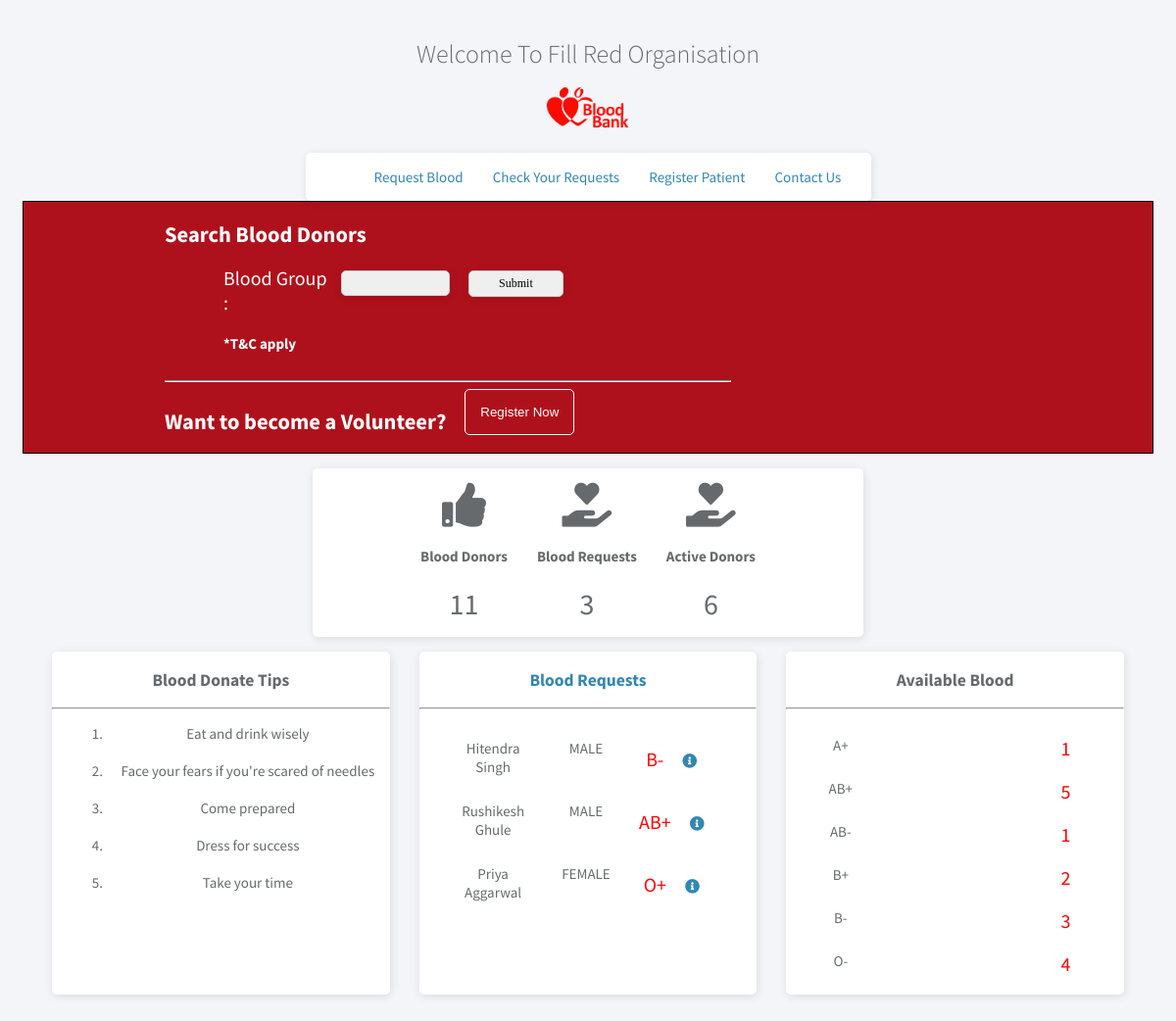
The page / on the database its author committed.
### tables this page shows
CREATE TABLE `request` (
  `rid` varchar(10) NOT NULL,
  `pId` varchar(10) DEFAULT NULL,
  `date` date NOT NULL,
  `units` int(2) NOT NULL,
  `unitsRecieved` int(2) NOT NULL DEFAULT '0'
);

CREATE TABLE `patient` (
  `pid` varchar(10) NOT NULL,
  `pFName` varchar(20) NOT NULL,
  `pLName` varchar(20) NOT NULL,
  `pSex` varchar(6) NOT NULL,
  `pAge` int(3) NOT NULL,
  `pAdress` varchar(100) DEFAULT NULL,
  `pPhoneNo` int(10) DEFAULT NULL,
  `pBloodGroup` varchar(3) DEFAULT NULL,
  `p_pincode` int(6) NOT NULL,
  `p_city` varchar(20) DEFAULT NULL
);

### index.php (the view, shortened to what this page needs)
<?php
	include "./DB/DbConnection.php";
?>
<!doctype html>
<html lang="en">
<head>
	<link rel="stylesheet" href="./css/index.css">
	<link rel="stylesheet" href="https://use.fontawesome.com/releases/v5.5.0/css/all.css">
</head>
<body>
	<div class="container">
		<div class="row text-center">
			<h1 class="heading">Welcome To Fill Red Organisation</h1>
		</div>
		<div class="row text-center">
			<center><img class="head-img" src="blood-bank.png"></center>
		</div>
		<div class="row">
			<div class="card">
				<div class="card-header">
					<ul>
						<li>
							<a href="placeRequest.html">Request Blood</a>
						</li>
						<li>
							<a href="checkRequests.php">Check Your Requests</a>
						</li>
						<li>
							<a href="insertPatient.html">Register Patient</a>
						</li>
						<li>
							<a>Contact Us</a>
						</li>
					</ul>
				</div>
			</div>
		</div>
		<div class="row red border">
			<div class="content">
				<h2>Search Blood Donors</h2>
				<div class="main-form">
					<form action="search.php" method="POST"><div class="col"><span class="float-right" style="font-size: 20px;">Blood Group :</span></div>
						<div class="col">
							<select class="input" name="DBloodGroup" required id="DBloodGroup" required>
										<option></option>
										<option value="A+">A+</option>
										</select>
						</div>
						<div class="col margin-4"><input class="input" type="submit" value="Submit"></div>
					</form>
					<div class="margin-60">
						<h4>*T&C apply</h4>
					</div>
				</div>
			</div>
			<hr class="hr">
			<div class="text-left content align-row">
				<div class="col">
					<h2>Want to become a Volunteer?</h2>
				</div>
				<div class="col margin-4">
					<a href="registerVolunteer.html"><button class="red-button" onclick="">Register Now</button></a>
				</div>
			</div>
		</div>
		<div class="row text-center padding">
			<div class="card center margin align-row">
				<div class="center align-row">
					<div class="margin">
						<i class="fas fa-thumbs-up fa-3x"></i><h4>Blood Donors</h4>
						<span class="highlight">
							<?php
								$query='SELECT count(donor.dId) as number_of_donors FROM donor';
								$result = mysqli_query($connection,$query);
								if(mysqli_num_rows($result)>0){
									while ($row = mysqli_fetch_array($result)) {
										echo $row['number_of_donors']." ";
									}
								}
								else{
									echo"0 ";
								}
							?></span>
					</div>
					<div class="margin">
						<i class="fas fa-hand-holding-heart fa-3x"></i><h4>Blood Requests</h4>
						<span class="highlight">
							<?php
								$query='SELECT count(*) as number_of_request FROM request';
								$result = mysqli_query($connection,$query);
								if(mysqli_num_rows($result)>0){
									while ($row = mysqli_fetch_array($result)) {
										echo $row['number_of_request']." ";
									}
								}
								else{
									echo"No Blood Requests at the moment.";
								}
							?>
						</span>
					</div>
					<div class="margin">
						<i class="fas fa-hand-holding-heart fa-3x"></i><h4>Active Donors</h4>
						<span class="highlight">
						<?php
								$query='SELECT count(*) as number_of_active_donors FROM volunteer';
								$result = mysqli_query($connection,$query);
								if(mysqli_num_rows($result)>0){
									while ($row = mysqli_fetch_array($result)) {
										echo $row['number_of_active_donors']." ";
									}
								}
								else{
									echo"No Active Donors at the moment.";
								}
							?>
						</span>
					</div>
				</div>
			</div>
			<div class="align-row">
				<div class="card margin"> <h3>Blood Donate Tips</h3><hr>
					<ol ">
						<li class="margin-4">
							Eat and drink wisely
						</li><br>
						<li class="margin-4">
							Face your fears if you're scared of needles
						</li><br>
						<li class="margin-4">
							Come prepared
						</li><br>
						<li class="margin-4">
							Dress for success
						</li><br>
						<li class="margin-4">
							Take your time
						</li>
					</ol>
				</div>
				<div class="card margin">
					<h3><a href="Requests.php">Blood Requests</a></h3><hr>
					<div class="padding margin">
					<?php
								$query='SELECT request.rid,pFName,pLName,pSex,pBloodGroup
								FROM request,patient
								WHERE request.pId=patient.pId
								AND unitsRecieved<units';
								$result = mysqli_query($connection,$query);
								if(mysqli_num_rows($result)>0){
									$i=0;
									while ((($row = mysqli_fetch_array($result))) && ($i<5)) {
										echo '<div class="align-row row-3">
											<div class="float-left col">'.$row['pFName'].' '.$row['pLName'].'</div>';
										echo '<div class="float-center col">'.$row['pSex'].'</div>';
										echo '<div class="float-right col"><span class="red-text">'.$row['pBloodGroup'].' </span><a href="./requestInfo.php?pass='.$row['rid'].'"><i class="fas fa-info-circle margin"></i></a></div></div>';
										echo "<br>";
										$i=$i+1;
									}
								}
								else{
									echo"No Requests at the moment.";
								}
							?>
					</div>
				</div>
				<div class="card margin"> <h3>Available Blood</h3>
					<hr><br>
					<?php
								$query='SELECT D.DBloodGroup , count(*) as count
									FROM availability A, donor D, blood B
									WHERE A.bId = B.bId
									AND B.dId = D.dId
									GROUP BY D.DBloodGroup';
								$result = mysqli_query($connection,$query);
								if(mysqli_num_rows($result)>0){
									$i=0;
									while ((($row = mysqli_fetch_array($result))) && ($i<8)) {
										echo '<div class="align-row row-3">
											<div class="float-left col">'.$row['DBloodGroup'].'</div><div></div>';
										echo '<div class="float-right col"><span class="red-text">'.$row['count'].' </span></div></div>';
										echo "<br>";
										$i=$i+1;
									}
								}
								else{
									echo"No Requests at the moment.";
								}
							?>
				</div>
			</div>
		</div>
	</div>
</body>
</html>

### css/index.css (style rules this page uses)
html { position: relative; min-height: 100%; margin: 0; }
a { text-decoration: none; color: #3287B2; }
body { padding: 15px; background-color: #F3F5F8; font-family: "Source Sans Pro", sans-serif; font-size: 15px; color: #676a6d; }
.container { margin: 0; padding: 15px; }
.row { display: grid; margin-right: -15px; margin-left: -15px; }
.heading { text-align: center; margin-top: 0; margin-bottom: 5px; font-size: 26px; font-weight: 300; }
.card { -moz-box-shadow: 1px 2px 10px 0 rgba(0, 0, 0, 0.1); -webkit-box-shadow: 1px 2px 10px 0 rgba(0, 0, 0, 0.1); box-shadow: 1px 2px 10px 0 rgba(0, 0, 0, 0.1); -webkit-border-radius: 5px; -moz-border-radius: 5px; border-radius: 5px; width: 50%; margin: 0 auto; margin-top: 15px; background-color: #fff; }
.text-center { text-align: center; }
.head-img { width: 10%; margin-top: 0 auto; text-align: center; }
.card-header { padding: 15px; }
ul { list-style: none; display: flex; margin: 0 auto; flex-direction: row; }
li { margin: 0 auto; }
.red { background-color: rgb(175,17,28); }
.border { border: 1px solid black; }
.content { margin: 0 auto; color: white; width: 75%; background-color: rgba(255,255,255,0); }
.main-form { max-height: 15%; }
form { margin-left: 60px; width: 40%; display: grid; grid-template-columns: 33.33% 33.33% 33.33%; }
.input { font-family: FontAwesome; font-size: 12px; text-align: center; border: 1px solid #ccc; width: 100%; -moz-box-shadow: 1px 2px 10px 0 rgba(0, 0, 0, 0.1); -webkit-box-shadow: 1px 2px 10px 0 rgba(0, 0, 0, 0.1); box-shadow: 1px 2px 10px 0 rgba(0, 0, 0, 0.1); -webkit-border-radius: 5px; -moz-border-radius: 5px; border-radius: 5px; margin: 0 auto; -webkit-appearance: none; margin: 5px; padding: 5px; }
.col { grid-column: 1fr; margin: 0px 4px 0px 0 ; }
.margin-4 { margin-left: 15px; }
.text-left { text-align: left; }
.margin-60 { margin-left: 60px; }
.hr { width: 50%; margin-left: 12.5%; }
.align-row { display: flex; flex-direction: row; }
.red-button { background-color: rgb(175,17,28); border:1px solid white; padding: 15px; border-radius: 5px; color: white; }
.margin { margin: 15px; }
.center { margin: 0 auto; }
.padding { padding: 15px; }
.highlight { font-size: 30px; }
.float-left { float: left; }
.float-right { float: right; }
.row-3 { display: grid; grid-template-columns: 33.33% 33.33% 33.33%; }
.red-text { color: red; font-size: 20px; }

### rows shown on the page
request: pId.pFName "Hitendra", pId.pLName "Singh", pId.pSex "MALE", pId.pBloodGroup "B-"
request: pId.pFName "Rushikesh", pId.pLName "Ghule", pId.pSex "MALE", pId.pBloodGroup "AB+"
request: pId.pFName "Priya", pId.pLName "Aggarwal", pId.pSex "FEMALE", pId.pBloodGroup "O+"

### other values the page prints
$row['number_of_donors'] "11"
$row['number_of_request'] "3"
$row['number_of_active_donors'] "6"
$row['DBloodGroup'] "A+"
$row['count'] "1"
$row['DBloodGroup'] "AB+"
$row['count'] "5"
$row['DBloodGroup'] "AB-"
$row['DBloodGroup'] "B+"
$row['count'] "2"
$row['DBloodGroup'] "B-"
$row['count'] "3"
$row['DBloodGroup'] "O-"
$row['count'] "4"
